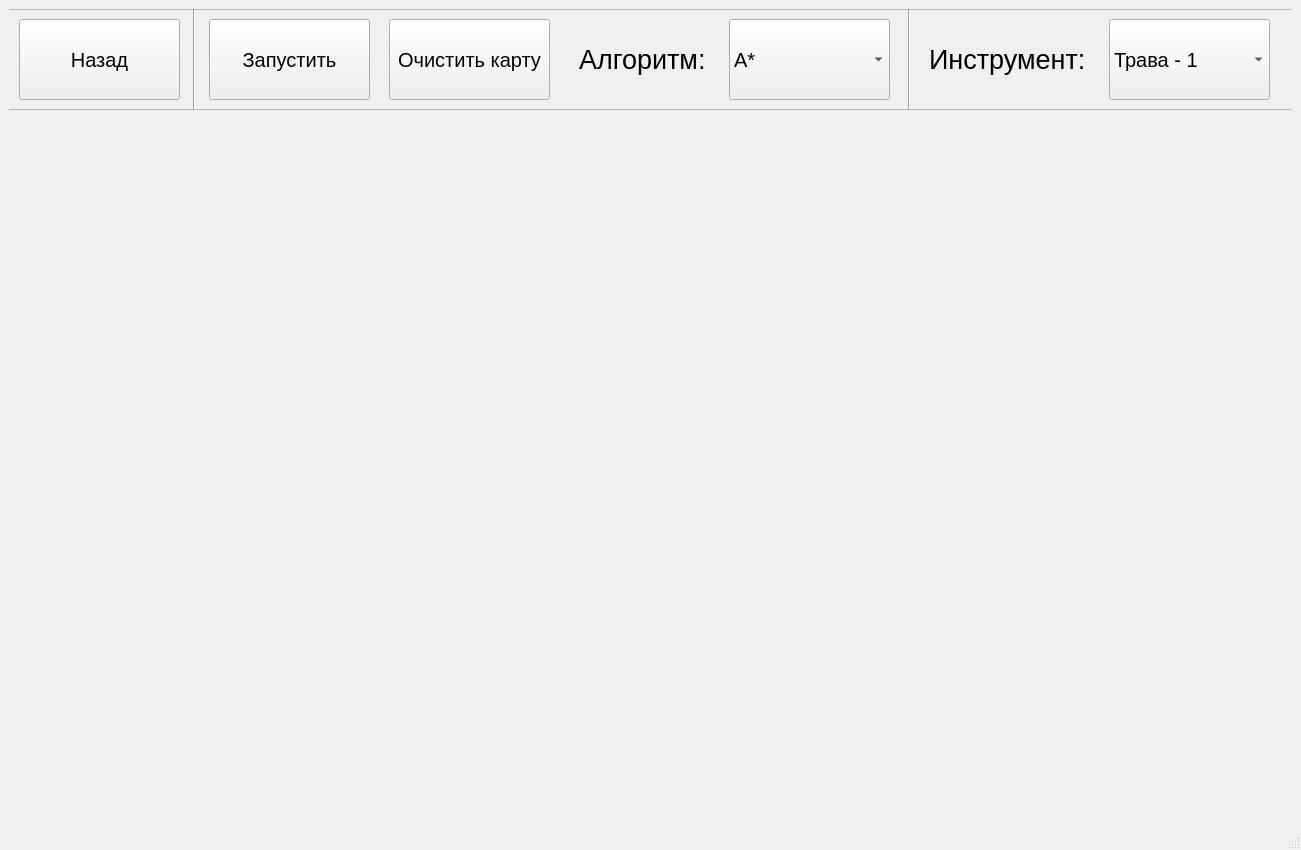
<?xml version="1.0" encoding="UTF-8"?>
<ui version="4.0">
 <class>MainWindow</class>
 <widget class="QMainWindow" name="MainWindow">
  <property name="geometry">
   <rect>
    <x>0</x>
    <y>0</y>
    <width>1301</width>
    <height>850</height>
   </rect>
  </property>
  <property name="windowTitle">
   <string>MainWindow</string>
  </property>
  <widget class="QWidget" name="centralwidget">
   <layout class="QVBoxLayout" name="verticalLayout">
    <item>
     <widget class="QStackedWidget" name="stackedWidget">
      <property name="currentIndex">
       <number>1</number>
      </property>
      <widget class="QWidget" name="page1">
       <widget class="QLabel" name="mainLabel">
        <property name="geometry">
         <rect>
          <x>170</x>
          <y>70</y>
          <width>981</width>
          <height>181</height>
         </rect>
        </property>
        <property name="font">
         <font>
          <pointsize>36</pointsize>
          <bold>true</bold>
         </font>
        </property>
        <property name="text">
         <string>Алгоритмы на графах. Выберите Размер:</string>
        </property>
       </widget>
       <widget class="SizePicker" name="sizePicker" native="true">
        <property name="geometry">
         <rect>
          <x>350</x>
          <y>250</y>
          <width>621</width>
          <height>431</height>
         </rect>
        </property>
       </widget>
      </widget>
      <widget class="QWidget" name="page2">
       <widget class="QFrame" name="ToolFrame">
        <property name="geometry">
         <rect>
          <x>-10</x>
          <y>0</y>
          <width>1301</width>
          <height>101</height>
         </rect>
        </property>
        <property name="maximumSize">
         <size>
          <width>16777215</width>
          <height>101</height>
         </size>
        </property>
        <property name="frameShape">
         <enum>QFrame::Shape::StyledPanel</enum>
        </property>
        <property name="frameShadow">
         <enum>QFrame::Shadow::Raised</enum>
        </property>
        <widget class="Line" name="line">
         <property name="geometry">
          <rect>
           <x>180</x>
           <y>0</y>
           <width>31</width>
           <height>101</height>
          </rect>
         </property>
         <property name="orientation">
          <enum>Qt::Orientation::Vertical</enum>
         </property>
        </widget>
        <widget class="Line" name="line_2">
         <property name="geometry">
          <rect>
           <x>895</x>
           <y>0</y>
           <width>31</width>
           <height>101</height>
          </rect>
         </property>
         <property name="orientation">
          <enum>Qt::Orientation::Vertical</enum>
         </property>
        </widget>
        <widget class="QPushButton" name="backToMenuBtn">
         <property name="geometry">
          <rect>
           <x>20</x>
           <y>10</y>
           <width>161</width>
           <height>81</height>
          </rect>
         </property>
         <property name="font">
          <font>
           <pointsize>15</pointsize>
          </font>
         </property>
         <property name="text">
          <string>Назад</string>
         </property>
        </widget>
        <widget class="QPushButton" name="runAlgoBtn">
         <property name="geometry">
          <rect>
           <x>210</x>
           <y>10</y>
           <width>161</width>
           <height>81</height>
          </rect>
         </property>
         <property name="font">
          <font>
           <pointsize>15</pointsize>
          </font>
         </property>
         <property name="text">
          <string>Запустить</string>
         </property>
        </widget>
        <widget class="QPushButton" name="clearPathBtn">
         <property name="geometry">
          <rect>
           <x>390</x>
           <y>10</y>
           <width>161</width>
           <height>81</height>
          </rect>
         </property>
         <property name="font">
          <font>
           <pointsize>15</pointsize>
          </font>
         </property>
         <property name="text">
          <string>Очистить карту</string>
         </property>
        </widget>
        <widget class="QLabel" name="label">
         <property name="geometry">
          <rect>
           <x>930</x>
           <y>10</y>
           <width>161</width>
           <height>81</height>
          </rect>
         </property>
         <property name="font">
          <font>
           <pointsize>20</pointsize>
          </font>
         </property>
         <property name="text">
          <string>Инструмент:</string>
         </property>
        </widget>
        <widget class="QLabel" name="label_2">
         <property name="geometry">
          <rect>
           <x>580</x>
           <y>10</y>
           <width>131</width>
           <height>81</height>
          </rect>
         </property>
         <property name="font">
          <font>
           <pointsize>20</pointsize>
          </font>
         </property>
         <property name="text">
          <string>Алгоритм:</string>
         </property>
        </widget>
        <widget class="QComboBox" name="AlgoComboBox">
         <property name="geometry">
          <rect>
           <x>730</x>
           <y>10</y>
           <width>161</width>
           <height>81</height>
          </rect>
         </property>
         <property name="font">
          <font>
           <pointsize>15</pointsize>
          </font>
         </property>
         <property name="toolTip">
          <string>&lt;html&gt;&lt;head/&gt;&lt;body&gt;&lt;p align=&quot;center&quot;&gt;&lt;br/&gt;&lt;/p&gt;&lt;/body&gt;&lt;/html&gt;</string>
         </property>
         <item>
          <property name="text">
           <string>A*</string>
          </property>
         </item>
         <item>
          <property name="text">
           <string>Дейкстра</string>
          </property>
         </item>
         <item>
          <property name="text">
           <string>Поиск в ширину</string>
          </property>
         </item>
         <item>
          <property name="text">
           <string>Поиск в глубину</string>
          </property>
         </item>
        </widget>
        <widget class="QComboBox" name="ToolComboBox">
         <property name="geometry">
          <rect>
           <x>1110</x>
           <y>10</y>
           <width>161</width>
           <height>81</height>
          </rect>
         </property>
         <property name="font">
          <font>
           <pointsize>15</pointsize>
          </font>
         </property>
         <item>
          <property name="text">
           <string>Трава - 1</string>
          </property>
         </item>
         <item>
          <property name="text">
           <string>Песок - 2</string>
          </property>
         </item>
         <item>
          <property name="text">
           <string>Холм - 3</string>
          </property>
         </item>
         <item>
          <property name="text">
           <string>Вода - 4</string>
          </property>
         </item>
         <item>
          <property name="text">
           <string>Гора - 5</string>
          </property>
         </item>
         <item>
          <property name="text">
           <string>Глубоководье - 6</string>
          </property>
         </item>
         <item>
          <property name="text">
           <string>Стена</string>
          </property>
         </item>
        </widget>
       </widget>
       <widget class="GraphVisualizer" name="graphVisualizer" native="true">
        <property name="geometry">
         <rect>
          <x>-10</x>
          <y>99</y>
          <width>1301</width>
          <height>681</height>
         </rect>
        </property>
       </widget>
      </widget>
     </widget>
    </item>
   </layout>
  </widget>
  <widget class="QMenuBar" name="menubar">
   <property name="geometry">
    <rect>
     <x>0</x>
     <y>0</y>
     <width>1301</width>
     <height>33</height>
    </rect>
   </property>
  </widget>
  <widget class="QStatusBar" name="statusbar"/>
 </widget>
 <customwidgets>
  <customwidget>
   <class>SizePicker</class>
   <extends>QWidget</extends>
   <header>gui/SizePicker.hpp</header>
   <container>1</container>
  </customwidget>
  <customwidget>
   <class>GraphVisualizer</class>
   <extends>QWidget</extends>
   <header>GraphVisualizer.hpp</header>
   <container>1</container>
  </customwidget>
 </customwidgets>
 <resources/>
 <connections/>
</ui>
